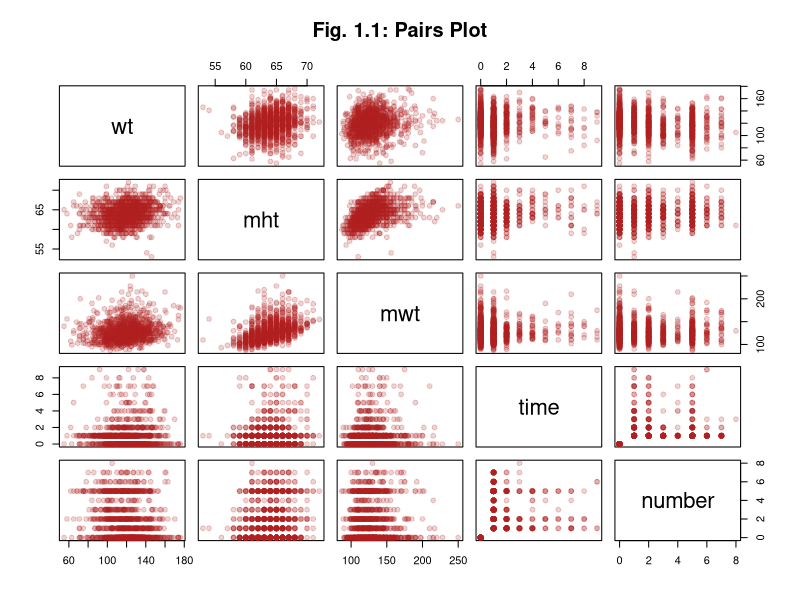
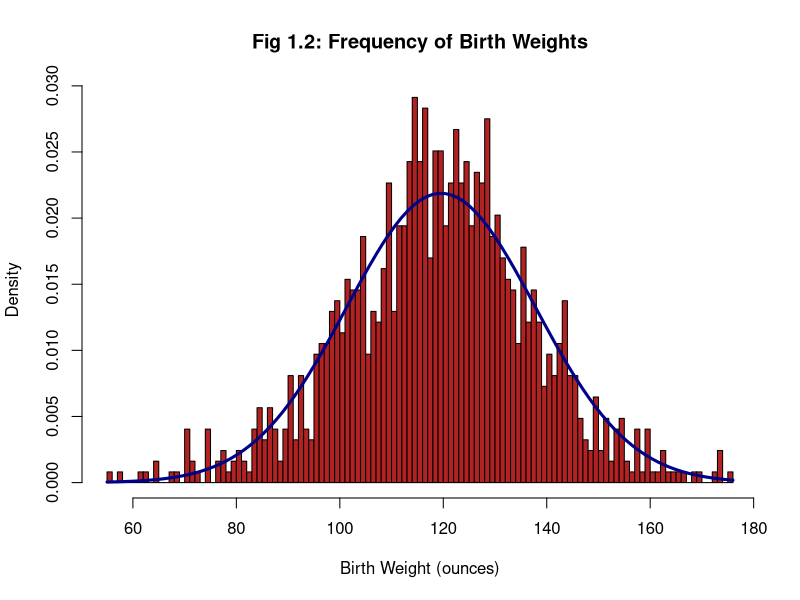
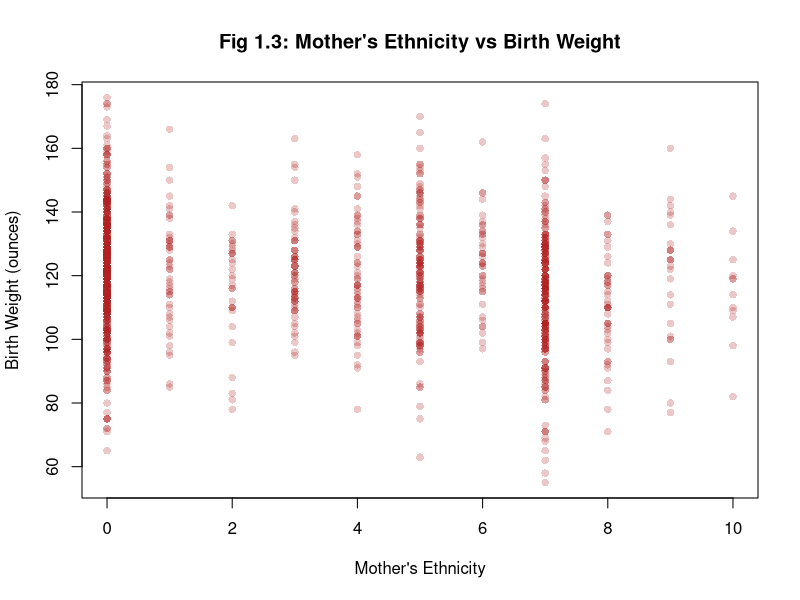
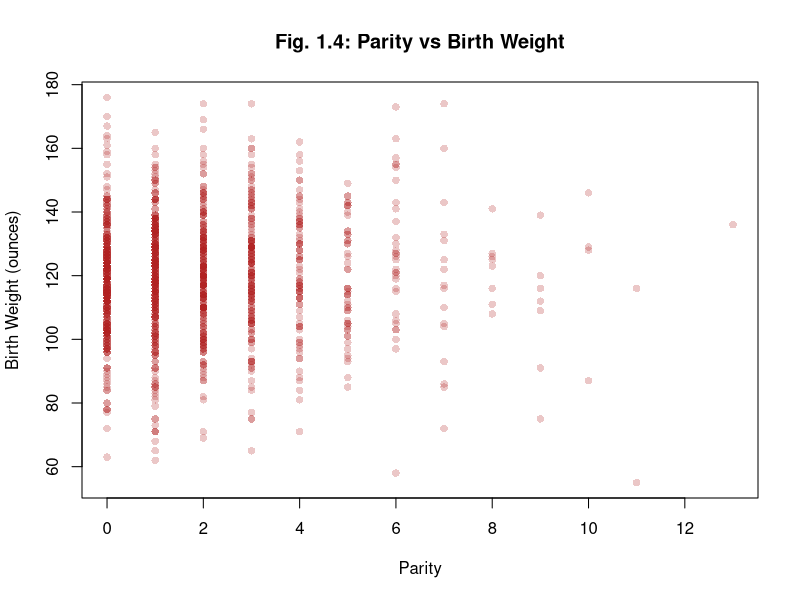
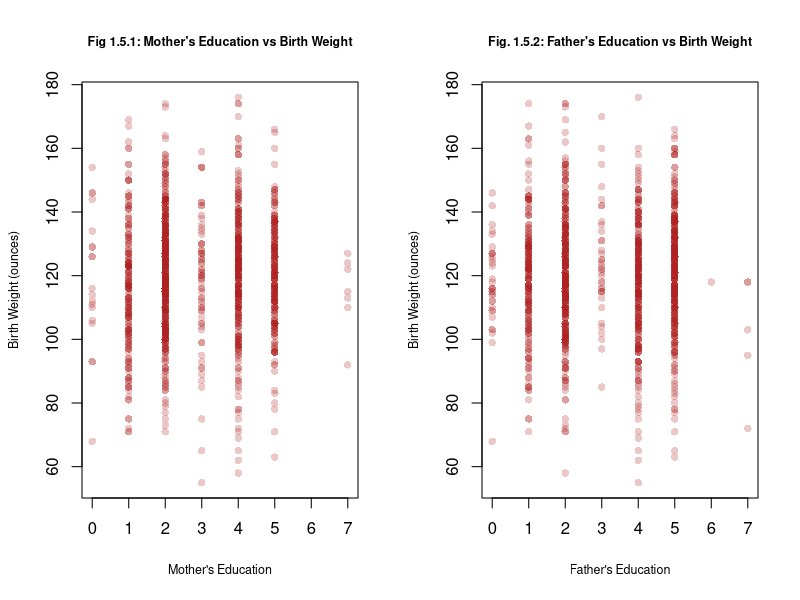
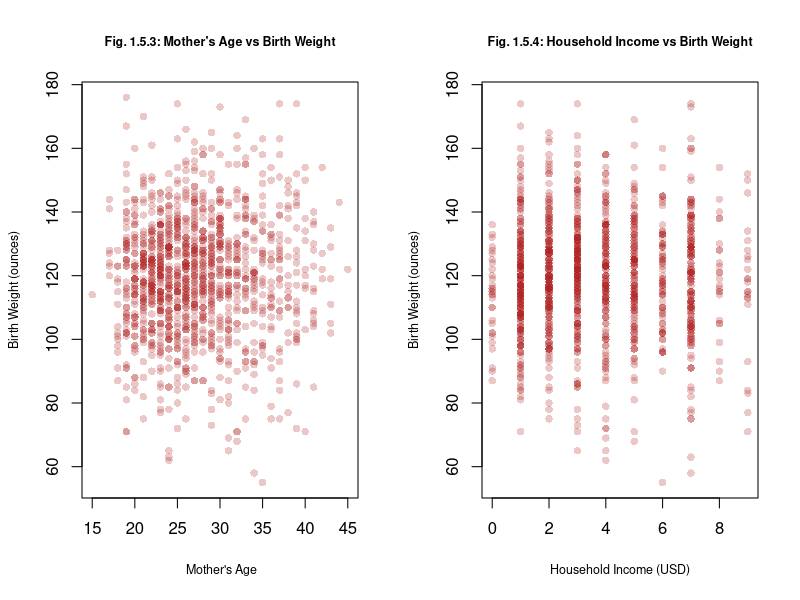
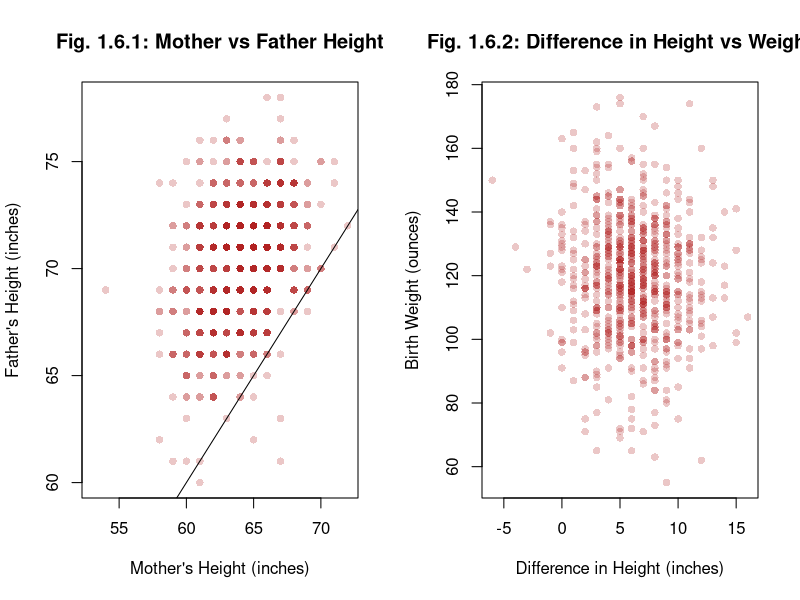
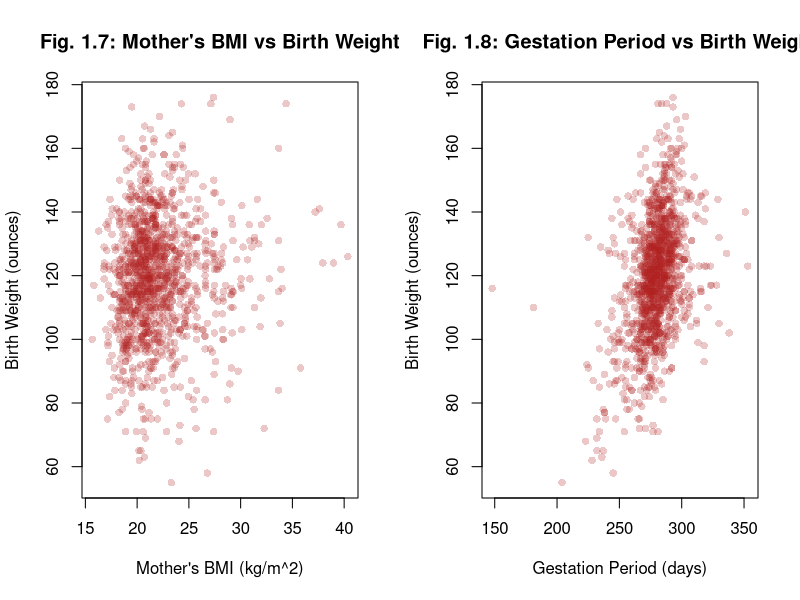

Write the R code that produced these figures, in order.
## ---- chunk 1
# Knitr Configuration
knitr::opts_chunk$set(
  comment = NA,
  cache = FALSE,
  include = TRUE,
  echo = FALSE,
  results = "markup",
  fig.show = "asis",
  fig.height = 3.2,
  fig.align = "center"
)
## ---- chunk 2
# Define all the functions and constants used later

# Category names for Ethnicity variates
ethLabels <- c(
  "Caucasian",
  "Mexican",
  "African-American",
  "Asian",
  "Mixed",
  "Other"
)

# Category names for Education variates
edLabels <- c(
  "Elementary School",
  "Middle School",
  "High School",
  "High School + Trade School",
  "High School + Some College",
  "College Graduate",
  "Trade School",
  "High School Unclear"
)

# Number of imputed datasets
k <- 5

# Unit conversion factors
poundsToKg <- 0.453592
inchesToM <- 0.0254

# The boundaries for BMI categories
# See this page for the source:
# https://www.mayoclinic.org/healthy-lifestyle/pregnancy-week-by-week/in-depth/pregnancy-weight-gain/art-20044360?pg=1
underweightNormalBoundary <- 18.5
normalOverweightBoundary <- 25
overweightObeseBoundary <- 30

# Use test 10% for test set in cross validation
testSetRatio = 0.1

# Number of cross-validation trials
# "Usually about a thousand is fine" - M. Lysy, Nov. 27, 2018
m <- 1000
## ---- chunk 3
isUnderweight <- function (bmi) bmi < underweightNormalBoundary
isNormal <- function (bmi) bmi < normalOverweightBoundary &
                           bmi >= underweightNormalBoundary
isOverweight <- function (bmi) bmi < overweightObeseBoundary &
                               bmi >= normalOverweightBoundary
isObese <- function (bmi) bmi >= overweightObeseBoundary

bmi <- function (wtLbs, htIn) (wtLbs * poundsToKg) / (htIn * inchesToM)^2
## ---- chunk 4
# Roughly translate the "number" category to a floating point
# number of the actual number of cigarettes smoked
numCigs <- function (number) (number > 0 & number <= 4) * (5 * number - 2.5) +
                             (number > 4) * (10 * number - 25.5)
## ---- chunk 5
# Re-encoding and labelling variates as factors
decodeBirthVariates <- function (birthsDataset) {
  newDataset = data.frame(birthsDataset)

  newDataset$meth <- cut(
    birthsDataset$meth,
    breaks = c(0, 5:10), 
    labels = ethLabels,
    right = TRUE,
    include.lowest= TRUE
  )

  newDataset$med <- cut(
    birthsDataset$med,
    breaks = 0:8, 
    labels = edLabels,
    right = FALSE
  )

  newDataset$feth <- cut(
    birthsDataset$feth,
    breaks = c(0, 5:10),
    labels = ethLabels,
    right = TRUE,
    include.lowest= TRUE
  )

  newDataset$fed <- cut(
    birthsDataset$fed,
    breaks = 0:8, 
    labels = edLabels,
    right = FALSE
  )

  newDataset$smoke <- cut(
    birthsDataset$smoke,
    breaks = 0:4, 
    labels = c(
      "Never",
      "Smokes Now",
      "Until Pregnancy",
      "Doesn't Smoke Anymore"
    ),
    right = FALSE
  )

  newDataset$marital <- cut(
    birthsDataset$marital,
    breaks = 0:5,
    labels = c(
      "Married",
      "Legally Separated",
      "Divorced",
      "Widowed",
      "Never Married"
    )
  )

  newDataset$number <- numCigs(birthsDataset$number)

  newDataset$time <- cut(
    birthsDataset$time,
    breaks = 0:10,
    labels = c(
      "Never Smoked",
      "Still Smokes",
      "During Pregnancy",
      "Less Than A Year",
      "1-2 Years",
      "2-3 Years",
      "3-4 Years",
      "5-9 Years",
      "More Than 10 Years",
      "Quit But Don't Know When"
    ),
    right = FALSE
  )

  newDataset$income <- cut(
    birthsDataset$income,
    breaks = c(0, 1, 2, 10),
    labels = c(
      "Under 2500",
      "2500-4999",
      "5000-Over 25000"
    ),
    right = FALSE
  )

  newDataset
}
## ---- chunk 6
smokingImpact <- function (time, number, impactHalfLife) {
  #cigaretteEffectRatio = 6
  # Take the average of the bounds of the range of cigarettes smoked by a given category
  # as the approximate exact number of cigarettes smoked per day
  activeSmokingImpact = log(
    numCigs(number) +
    (number == 0) * 1 # This term guarantees a value of 0 for non-smokers (0 = log(1))
  )
  
  # Approximate a scalar number of years since quiting based on the categorical variable
  yearsQuit = (time >= 3) * (-2.5 + time) + (time >= 7) * (-18.5 + 3 * time)
  # Time = 1 or 2 are special cases with 0 decay
  yearsQuit = yearsQuit * (time >= 3)
  
  decayedSmokingImpact = activeSmokingImpact * 2^(-yearsQuit / impactHalfLife)
  
  decayedSmokingImpact
}
## ---- chunk 7
craftFeatures <- function (imputedBirthsDataset, impactHalfLife = 2) {
  newDataset = decodeBirthVariates(imputedBirthsDataset)

  newDataset$sameEth <- factor(
    imputedBirthsDataset$meth == imputedBirthsDataset$feth,
    labels = c("Different", "Same")
  )
  # What about "Other" though?
  
  newDataset$htDiff <- newDataset$fht - newDataset$mht
    
  newDataset$lateMom <- factor(
    newDataset$parity == 0 & newDataset$mage >= 40,
    labels = c("Not late", "Late")
  )

  newDataset$mBMI <- bmi(newDataset$mwt, newDataset$mht)
  
  newDataset$mBMICategory <- factor(
    1 * isNormal(newDataset$mBMI)
      + 2 * isOverweight(newDataset$mBMI)
      + 3 * isObese(newDataset$mBMI),
    labels = c("Underweight", "Normal", "Overweight", "Obese")
  )
  
  newDataset$smokingImpact <- smokingImpact(
    imputedBirthsDataset$time,
    imputedBirthsDataset$number,
    impactHalfLife
  )
  
  newDataset
}
## ---- chunk 8
meanAIC <- function (model, datasets) mean(sapply(
  datasets,
  function (dataset) AIC(update(model, data = dataset))
))
## ---- chunk 9
selectModel <- function (
  datasets,
  predictedVar,
  excludedVars = c(),
  specialTerms = c(),
  interactionTerms = c()
) {
  selectedModelMeanAIC = .Machine$integer.max
  selectedModel = NULL
  
  for (dataset in datasets) {
    M0 = lm(wt ~ 1, data = dataset)
    Mmax = lm(
      formula(paste(
        predictedVar,
        "~",
        "(.",
        Reduce(
          function (l, r) paste(l, r),
          Map(function (term) paste("-", term), excludedVars),
          ""
        ),
        ")^2",
        Reduce(
          function (l, r) paste(l, r),
          Map(function (term) paste("+", term), specialTerms),
          ""
        ),
        Reduce(
          function (l, r) paste(l, r),
          Map(function (term) paste("-", term), interactionTerms),
          ""
        )
      )),
      data = dataset
    ) 
  
    candidateModel = step(
      lm(wt ~ 1, data = dataset),
      scope = list(lower = M0, upper = Mmax),
      direction = "both",
      trace = 0
    )
  
    candidateModelMeanAIC = mean(sapply(
      datasets,
      function (dataset) AIC(update(candidateModel, data = dataset))
    ))
  
    if (candidateModelMeanAIC < selectedModelMeanAIC) {
      selectedModel = update(candidateModel, data = dataset)
      selectedModelMeanAIC = candidateModelMeanAIC
    }
  }
  
  selectedModel
}
## ---- chunk 10
crossValidate <- function (model1, model2, datasets) {
  model1rPMSE <- vector(mode = "numeric", length = m)
  model2rPMSE <- vector(mode = "numeric", length = m)

  for (i in 1:m) {
    chosenSet = datasets[[1 + i %% k]]
    Ntotal = nrow(chosenSet)
    Ntest = floor(Ntotal * testSetRatio)
    outOfSampleIndices = sample(Ntotal, Ntest)
    trainSet = chosenSet[-outOfSampleIndices, ]
    testSet = chosenSet[outOfSampleIndices, ]
    
    model1 = update(model1, data = trainSet)
    model2 = update(model2, data = trainSet)
    outOfSamplePredictions1 = predict(model1, newdata = testSet)
    outOfSamplePredictions2 = predict(model2, newdata = testSet)
    predictionErrors1 = (testSet$wt - outOfSamplePredictions1) ^ 2
    predictionErrors2 = (testSet$wt - outOfSamplePredictions2) ^ 2
    model1rPMSE[i] <- sqrt(sum(predictionErrors1) / Ntest)
    model2rPMSE[i] <- sqrt(sum(predictionErrors2) / Ntest)
  }
  
  list(
    rPMSEs = data.frame(model1 = model1rPMSE, model2 = model2rPMSE),
    actual = testSet$wt,
    predictions = data.frame(
      model1 = outOfSamplePredictions1,
      model2 = outOfSamplePredictions2
    ),
    residuals = data.frame(
      model1 = outOfSamplePredictions1 - testSet$wt,
      model2 = outOfSamplePredictions2 - testSet$wt
    )
  )
}
## ---- chunk 11
# Import
births <- read.csv("chds_births.csv")
## ---- chunk 12
mendedBirths <- data.frame(births)
mendedBirths[mendedBirths$marital == 0, "marital"] <- NA
## ---- chunk 13
library(mice)
options(warn=-1)
set.seed(331)

multiplyImputedBirths <- mice(
  mendedBirths,
  m = k,
  method = "pmm",
  printFlag = FALSE
)

imputedBirths <- lapply(1:k, function(i) complete(multiplyImputedBirths, i))
## ---- chunk 14
decodedImputedBirths <- lapply(imputedBirths, decodeBirthVariates)
## ---- chunk 15
halfLifeValues <- seq(0.1, 10, by = 0.1)
optimalImpactHalfLife <- 0.1 * which.max(sapply(
  halfLifeValues,
  function (halfLife) summary(lm(
    wt ~ smokingImpact + time + numCigs,
    data = data.frame(
      wt = imputedBirths[[1]]$wt,
      time = imputedBirths[[1]]$time,
      numCigs = numCigs(
        imputedBirths[[1]]$number
      ),
      smokingImpact = smokingImpact(
        imputedBirths[[1]]$time,
        imputedBirths[[1]]$number,
        impactHalfLife = halfLife
      )
    )
  ))$r.squared
))

paste("Optimal impact half life:", optimalImpactHalfLife)
## ---- chunk 16
library(purrr) # Needed for the function 'partial' used below
engineeredFeatureBirths <- lapply(
  imputedBirths,
  partial(craftFeatures, impactHalfLife = optimalImpactHalfLife)
)
## ---- chunk 17
pairs(
  births[c("wt", "mht", "mwt", "time", "number")],
  col = adjustcolor("firebrick", 0.2),
  pch = 19,
  main = "Fig. 1.1: Pairs Plot"
)
## ---- chunk 18
h<- hist(
  births$wt,
  breaks = 100,
  freq = FALSE,
  col = "firebrick",
  main = "Fig 1.2: Frequency of Birth Weights",
  xlab = "Birth Weight (ounces)",
  mar = c(1, 4, 1, 2) + 0.1
) 

curve(dnorm(x, mean(births$wt), sd(births$wt)),
      add = TRUE,
      lwd = 3, 
      col = "darkblue")
## ---- chunk 19
plot(
  births$meth,
  births$wt,
  col = adjustcolor("firebrick", 0.25),
  pch = 16,
  main = "Fig 1.3: Mother's Ethnicity vs Birth Weight",
  xlab = "Mother's Ethnicity",
  ylab = "Birth Weight (ounces)",
  mar = c(1, 4, 1, 2) +0.1
)
## ---- chunk 20
plot(
  births$parity,
  births$wt,
  pch = 16,
  col = adjustcolor("firebrick", 0.25),
  main = "Fig. 1.4: Parity vs Birth Weight",
  xlab = "Parity",
  ylab = "Birth Weight (ounces)"
)
## ---- chunk 21
par(mfrow = c(1, 2))
plot(
  births$med,
  births$wt,
  col = adjustcolor("firebrick", 0.25),
  pch = 16,
  cex.main = 0.75,
  cex.lab = 0.75,
  main = "Fig 1.5.1: Mother's Education vs Birth Weight",
  xlab = "Mother's Education",
  ylab = "Birth Weight (ounces)"
)
plot(
  births$fed,
  births$wt,
  col = adjustcolor("firebrick", 0.25),
  pch = 16,
  cex.main = 0.75,
  cex.lab = 0.75,
  main = "Fig. 1.5.2: Father's Education vs Birth Weight",
  xlab = "Father's Education",
  ylab = "Birth Weight (ounces)"
)
plot(
  births$mage,
  births$wt,
  pch = 16,
  cex.main = 0.75,
  cex.lab = 0.75,
  col = adjustcolor("firebrick", 0.25),
  main = "Fig. 1.5.3: Mother's Age vs Birth Weight",
  xlab = " Mother's Age",
  ylab = "Birth Weight (ounces)"
)
plot(
  births$income,
  births$wt,
  pch = 16,
  cex.main = 0.75,
  cex.lab = 0.75,
  col = adjustcolor("firebrick", 0.25),
  main = "Fig. 1.5.4: Household Income vs Birth Weight",
  xlab = "Household Income (USD)",
  ylab = "Birth Weight (ounces)"
)
## ---- chunk 22
par(mfrow = c(1,2))
plot(
  births$mht,
  births$fht,
  col = adjustcolor("firebrick", 0.25),
  pch = 16,
  main = "Fig. 1.6.1: Mother vs Father Height",
  xlab = "Mother's Height (inches)",
  ylab = "Father's Height (inches)"
)
abline(coef = c(0, 1))
plot(
  births$fht - births$mht,
  births$wt,
  pch = 16,
  col = adjustcolor("firebrick", 0.25),
  main = "Fig. 1.6.2: Difference in Height vs Weight",
  xlab = "Difference in Height (inches)",
  ylab = "Birth Weight (ounces)"
)
## ---- chunk 23
plot(
  bmi(births$mwt, births$mht),
  births$wt,
  pch = 16,
  col = adjustcolor("firebrick", 0.25),
  main = "Fig. 1.7: Mother's BMI vs Birth Weight",
  xlab = "Mother's BMI (kg/m^2)",
  ylab = "Birth Weight (ounces)"
)
## ---- chunk 24
plot(
  births$gestation,
  births$wt,
  col = adjustcolor("firebrick", 0.25),
  main = "Fig. 1.8: Gestation Period vs Birth Weight",
  xlab = "Gestation Period (days)",
  ylab = "Birth Weight (ounces)",
  pch = 16
)
## ---- chunk 25
paste("Table 1.9: Number of Occurrences per Marital Status category")
summary(factor(births$marital))
## ---- chunk 26
N <- nrow(mendedBirths)

paste("Table 1.10: Fraction of NAs by Variable")
round(
  sapply(
    colnames(mendedBirths),
    function (colname) sum(is.na(mendedBirths[colname])) / N
  ),
  2
)
nrow(na.omit(
  mendedBirths[, !(colnames(mendedBirths) %in% c("fht", "fwt", "income"))]
)) / N
## ---- chunk 27
dataset = craftFeatures(mendedBirths)
Mmax <- lm(wt ~ (. - gestation - smoke - time - med - fed - income- marital - meth - feth - mBMICategory - htDiff - lateMom)^2, data = dataset)

beta.max <- coef(Mmax)
names(beta.max)[is.na(beta.max)]
anyNA(coef(Mmax))

## ---- chunk 28
basicBirthWeightModel <- selectModel(
  decodedImputedBirths,
  "wt",
  excludedVars = c("gestation", "smoke", "marital"),
  specialTerms = c("marital")
)
basicBirthWeightModelMeanAIC <- meanAIC(basicBirthWeightModel, decodedImputedBirths)
basicBirthWeightModel$call
## ---- chunk 29
engineeredBirthWeightModel <- selectModel(
  engineeredFeatureBirths,
  "wt",
  excludedVars = c("gestation", "smoke", "time", "fht", "mBMICategory", "income",
                   "marital", "med", "fed", "meth", "feth", "htDiff", "lateMom"),
  specialTerms = c("time", "fht", "mBMICategory", "income",
                   "marital", "med", "fed", "meth", "feth", "htDiff", "lateMom")
)
engineeredBirthWeightModelMeanAIC <- meanAIC(
  engineeredBirthWeightModel,
  engineeredFeatureBirths
)
engineeredBirthWeightModel$call
## ---- chunk 30
# residual standard error
basicRes <- summary(basicBirthWeightModel)$sigma
enginRes <- summary(engineeredBirthWeightModel)$sigma

#R squared calculation
basicRsquared <- summary(basicBirthWeightModel)$r.squared
enginRsquared <- summary(engineeredBirthWeightModel)$r.squared

#R squared adjusted
basicARsquared <- summary(basicBirthWeightModel)$adj.r.squared
enginARsquared <- summary(engineeredBirthWeightModel)$adj.r.squared

summaryTable <- data.frame(c(basicRes, enginRes), c(basicRsquared, enginRsquared), c(basicARsquared, enginARsquared))
colnames(summaryTable) <- c("Residual Standard Error", "R Squared", "Adjusted R Squared")
rownames(summaryTable) <- c("Basic Model", "Engineered Model")
paste("Table 2.1")
summaryTable 
## ---- chunk 31
layout(matrix(c(1, 2, 4, 5), 1, 2, byrow = TRUE))
plot(basicBirthWeightModel, cex = 0.4, which = c(1, 2), pch = 19, lwd = 2, main = NULL)
## ---- chunk 32
layout(matrix(c(1, 2, 4, 5), 1, 2, byrow = TRUE))
plot(engineeredBirthWeightModel, cex = 0.4, which = c(1, 2), pch = 19, lwd = 2, main = NULL)
## ---- chunk 33
press1 <- resid(basicBirthWeightModel) / (1 - hatvalues(basicBirthWeightModel)) 
press2 <-  resid(engineeredBirthWeightModel) / (1 - hatvalues(engineeredBirthWeightModel))
AIC1 <- c("Basic", "Engineered")

#display results
disp <- rbind(
  AIC = c(
    engineeredBirthWeightModelMeanAIC,
    basicBirthWeightModelMeanAIC),
    PRESS = c(sum(press1^2), sum(press2^2)
  )
)
colnames(disp) <- c("Basic", "Engineered")
disp
## ---- chunk 34
cvResults <- crossValidate(
  basicBirthWeightModel,
  engineeredBirthWeightModel,
  engineeredFeatureBirths
)
## ---- chunk 35
rPMSEs <- cvResults$rPMSEs
PMSETable <- data.frame(c(mean(rPMSEs$model1), sd(rPMSEs$model1)), c(mean(rPMSEs$model2), sd(rPMSEs$model2)))
colnames(PMSETable) <- c("Basic Mode", "Engineered Model")
rownames(PMSETable) <- c("Mean", "SD")
PMSETable

boxplot(list(model1rPMSE = rPMSEs$model1, model2rPMSE = rPMSEs$model2), 
        main = "Comparison of rPMSEs")
layout(matrix(c(1, 2, 4, 5), 1, 2, byrow = TRUE))
plot(
  cvResults$predictions$model1,
  cvResults$residuals$model1,
  main = "Predicted Values vs Basic Model Res",
  cex.main = 0.8,
  xlab = "Predicted Values",
  ylab = "Basic Model Residuals",
  pch = 16
)
plot(
  cvResults$predictions$model2,
  cvResults$residuals$model2,
  main = "Predicted Values vs Engineered Model Res",
  cex.main = 0.8,
  xlab = "Predicted Values",
  ylab = "Engineered Model Residuals",
  pch = 16
)
## ---- chunk 36
par(mfrow = c(1, 2))
qqnorm(
  cvResults$residuals$model1,
  main = "Normal Q-Q Plot for Basic",
  cex.main = 0.85,
  pch = 16
)
abline(a = 0, b = 20, lty = 2, lwd = 2, col = "blue")

qqnorm(
  cvResults$residuals$model2,
  main = "Normal Q-Q Plot for Engineered",
  cex.main = 0.85,
  pch = 16
)
abline(a = 0, b = 20, lty = 2, lwd = 2, col = "blue")
## ---- chunk 37
# Reconfigure Knitr for Appendix
knitr::opts_chunk$set(include = TRUE, echo = TRUE, eval = FALSE)
## ---- chunk 38

## ---- chunk 39

## ---- chunk 40

## ---- chunk 41

## ---- chunk 42

## ---- chunk 43

## ---- chunk 44

## ---- chunk 45

## ---- chunk 46

## ---- chunk 47

## ---- chunk 48

## ---- chunk 49

## ---- chunk 50

## ---- chunk 51

## ---- chunk 52

## ---- chunk 53

## ---- chunk 54

## ---- chunk 55

## ---- chunk 56

## ---- chunk 57

## ---- chunk 58

## ---- chunk 59

## ---- chunk 60

## ---- chunk 61

## ---- chunk 62

## ---- chunk 63

## ---- chunk 64

## ---- chunk 65

## ---- chunk 66

## ---- chunk 67
round(
  sapply(
    0:13,
    function (parity) c(
      mean(births[births$parity == parity, "wt"]),
      sd(births[births$parity == parity, "wt"])
    )
  ),
  2
)
## ---- chunk 68
qqplot(
  cvResults$predictions$model1,
  cvResults$actual,
  main = "Q-Q Plot",
  xlab = "Predicted Values",
  ylab = "Actual Values"
)
abline(a = 0, b = 1, lty = 2, col = "red")

qqplot(
  cvResults$predictions$model2,
  cvResults$actual,
  main = "Q-Q Plot",
  xlab = "Predicted Values",
  ylab = "Actual Values"
)
abline(a = 0, b = 1, lty = 2, col = "red")
## ---- chunk 69
#Basic coefficients
basicCoeff <- data.frame(summary(basicBirthWeightModel)$coefficients)

format(round(basicCoeff, 3), digits = 2, scientific = FALSE)
## ---- chunk 70
#Engineered coefficients
enginCoeff <- data.frame(summary(engineeredBirthWeightModel)$coefficients)

format(round(enginCoeff, 3), digits = 2, scientific = FALSE)
## ---- chunk 71
plot(engineeredBirthWeightModel, cex = 0.4, which = c(1, 2), pch = 19, lwd = 2, main = NULL)
## ---- chunk 72

## ---- chunk 73

